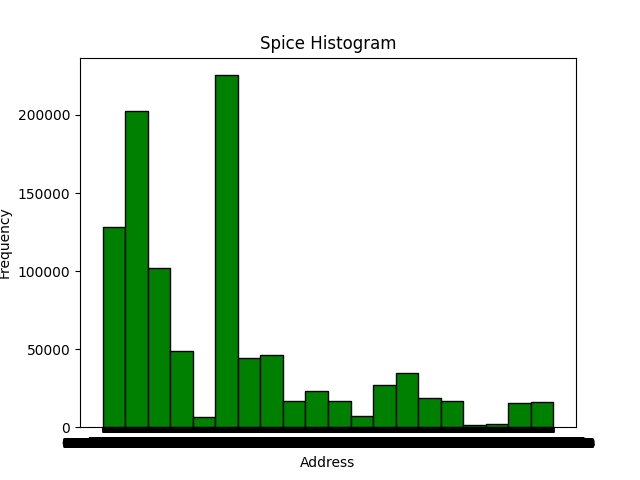

Reproduce this figure in Python.
import pandas as pd
import matplotlib.pyplot as plt


df = pd.read_csv('spice.txt', header=None, names=['Address'])

plt.hist(df['Address'], bins=20, color='green', edgecolor='black')


plt.xlabel('Address')

plt.ylabel('Frequency')


plt.title('Spice Histogram')


plt.savefig('spice.png')


plt.show()
